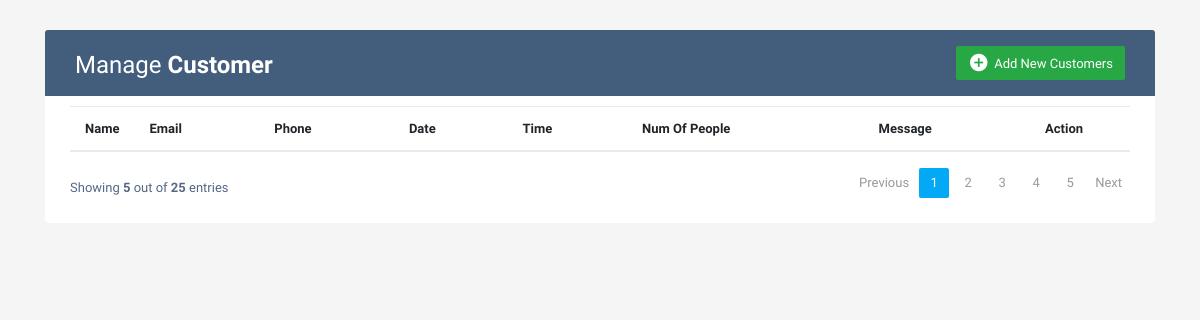
The page /crud.html/ on the database as committed earlier.
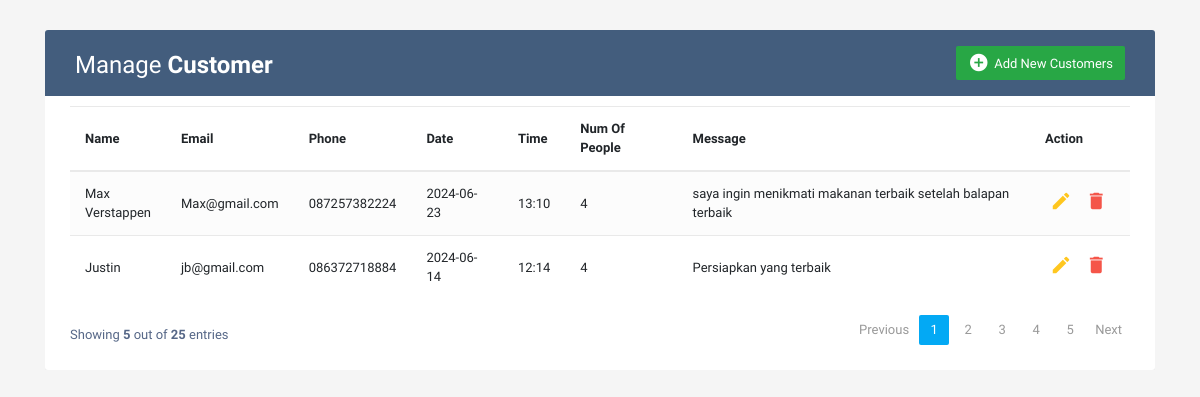
The same page on the database as committed later.
### webapp/models.py (models this page shows)
class Customer(models.Model):
    cus_name = models.CharField(max_length=100)
    cus_email = models.EmailField()
    cus_phone_number = models.CharField(max_length=15)
    date = models.CharField(max_length=10)
    time = models.CharField(max_length=5)
    number_of_people = models.IntegerField()
    massage = models.TextField()
    class Meta:
        db_table = "tb_customer"

### webapp/views.py (the view)
# urls.py: path("crud.html/", views.crud, name="crud"),
def crud(request):
    customer = Customer.objects.all()
    return render(request, "crud.html", {"customer": customer})

### templates/crud.html (shortened to what this page needs)
<!DOCTYPE html>
<html lang="en">
  {% load static %}
  <head>
    <link
      rel="stylesheet"
      href="https://stackpath.bootstrapcdn.com/bootstrap/4.5.0/css/bootstrap.min.css"
    />
    <link
      rel="stylesheet"
      href="https://maxcdn.bootstrapcdn.com/font-awesome/4.7.0/css/font-awesome.min.css"
    />
    <link href="{% static 'assets/css/style.css' %}" rel="stylesheet" />
  </head>
  <body>
    <div class="container-xl">
      <div class="table-responsive">
        <div class="table-wrapper">
          <div class="table-title">
            <div class="row">
              <div class="col-sm-6">
                <h2>Manage <b>Customer</b></h2>
              </div>
              <div class="col-sm-6">
                <a
                  href="#addEmployeeModal"
                  class="btn btn-success"
                  data-toggle="modal"
                  ><i class="material-icons">&#xE147;</i>
                  <span>Add New Customers</span></a
                >
              </div>
            </div>
          </div>
          <table class="table table-striped table-hover">
            <thead>
              <tr>
                <th>Name</th>
                <th>Email</th>
                <th>Phone</th>
                <th>Date</th>
                <th>Time</th>
                <th>Num Of People</th>
                <th>Message</th>
                <th>Action</th>
              </tr>
            </thead>
            <tbody>
              {% for x in customer %}
              <tr>
                <td>{{ x.cus_name }}</td>
                <td>{{ x.cus_email }}</td>
                <td>{{ x.cus_phone_number }}</td>
                <td>{{ x.date }}</td>
                <td>{{ x.time }}</td>
                <td>{{ x.number_of_people }}</td>
                <td>{{ x.massage }}</td>
                <td>
                  <a href="/update.html/{{ x.id }}" class="edit">
                    <i class="material-icons" data-toggle="tooltip" title="Edit"
                      >&#xE254;</i
                    >
                  </a>
                  <a href="delete/{{ x.id }}" class="delete">
                    <i
                      class="material-icons"
                      data-toggle="tooltip"
                      title="Delete"
                      >&#xE872;</i
                    >
                  </a>
                </td>
              </tr>
              {% endfor %}
            </tbody>
          </table>
          <div class="clearfix">
            <div class="hint-text">
              Showing <b>5</b> out of <b>25</b> entries
            </div>
            <ul class="pagination">
              <li class="page-item disabled"><a href="#">Previous</a></li>
              <li class="page-item active">
                <a href="#" class="page-link">1</a>
              </li>
              <li class="page-item"><a href="#" class="page-link">2</a></li>
              <li class="page-item">
                <a href="#" class="page-link">3</a>
              </li>
              <li class="page-item"><a href="#" class="page-link">4</a></li>
              <li class="page-item"><a href="#" class="page-link">5</a></li>
              <li class="page-item"><a href="#" class="page-link">Next</a></li>
            </ul>
          </div>
        </div>
      </div>
    </div>
  </body>
</html>

### static/assets/css/style.css (style rules this page uses)
body { color: #566787; background: #f5f5f5; font-family: "Varela Round", sans-serif; font-size: 13px; }
.table-responsive { margin: 30px 0; }
.table-wrapper { background: #fff; padding: 20px 25px; border-radius: 3px; min-width: 1000px; box-shadow: 0 1px 1px rgba(0, 0, 0, 0.05); }
.table-title { padding-bottom: 15px; background: #435d7d; color: #fff; padding: 16px 30px; min-width: 100%; margin: -20px -25px 10px; border-radius: 3px 3px 0 0; }
.table-title h2 { margin: 5px 0 0; font-size: 24px; }
.table-title .btn { color: #fff; float: right; font-size: 13px; border: none; min-width: 50px; border-radius: 2px; border: none; outline: none !important; margin-left: 10px; }
.table-title .btn i { float: left; font-size: 21px; margin-right: 5px; }
.table-title .btn span { float: left; margin-top: 2px; }
table.table tr th, table.table tr td { border-color: #e9e9e9; padding: 12px 15px; vertical-align: middle; }
table.table tr th:first-child { width: 60px; }
table.table tr th:last-child { width: 100px; }
table.table-striped tbody tr:nth-of-type(odd) { background-color: #fcfcfc; }
table.table td:last-child i { opacity: 0.9; font-size: 22px; margin: 0 5px; }
table.table td a { font-weight: bold; color: #566787; display: inline-block; text-decoration: none; outline: none !important; }
table.table td a.edit { color: #ffc107; }
table.table td a.delete { color: #f44336; }
table.table td i { font-size: 19px; }
.pagination { float: right; margin: 0 0 5px; }
.pagination li a { border: none; font-size: 13px; min-width: 30px; min-height: 30px; color: #999; margin: 0 2px; line-height: 30px; border-radius: 2px !important; text-align: center; padding: 0 6px; }
.pagination li.active a, .pagination li.active a.page-link { background: #03a9f4; }
.hint-text { float: left; margin-top: 10px; font-size: 13px; }

Rows that differ between the two databases and show on the page:
added Customer: cus_name "Max Verstappen", cus_email "Max@gmail.com", cus_phone_number "087257382224", date "2024-06-23", time "13:10", number_of_people "4", massage "saya ingin menikmati makanan terbaik setelah balapan terbaik"
added Customer: cus_name "Justin", cus_email "jb@gmail.com", cus_phone_number "086372718884", date "2024-06-14", time "12:14", number_of_people "4", massage "Persiapkan yang terbaik"
